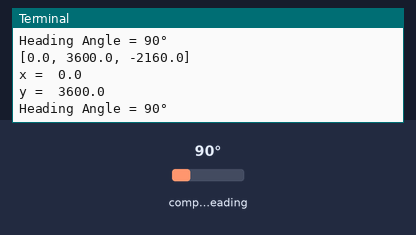
This program was run on a simulated Raspberry Pi (BCM pin numbers). Parts: the last lines printed to the terminal. The inputs (shaded band) are chosen by the test bench; at power-on: compass heading 90°. The clock reads 2024-03-15 10:24:30 at power-on unless the program sets it; library files of the repository ran but are not shown: 1 file(s).

Above: at 1.2 s.
1.3 s: compass heading set to 7°
At 2.6 s:
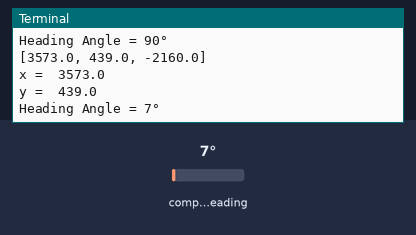
2.8 s: compass heading set to 180°
At 3.9 s:
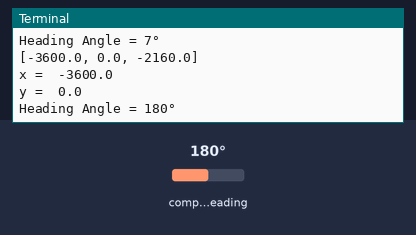
Timing chart, 0 to 5.8 s (numbered marks = the images above; inputs shaded):
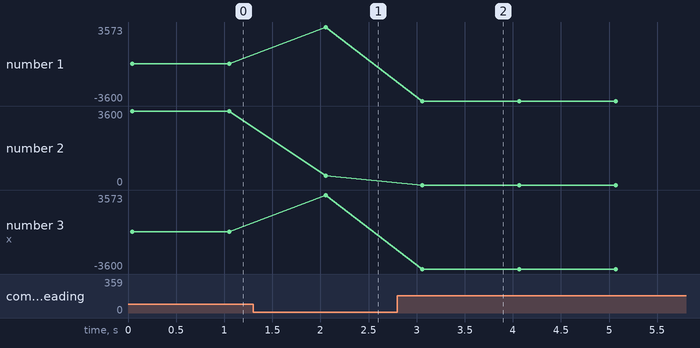

The program:

example.py
```python
import py_qmc5883l
import time
import math

pi = math.pi

sensor = py_qmc5883l.QMC5883L()
while True:
    # sensor.declination = -0.119
    m = sensor.get_magnet()
    print(m)
    x = m[0]
    y = m[1]
    z = m[2]
    print("x = ", x)
    print("y = ", y)
    heading = math.atan2(y, x)
    if heading > 2*pi:
        heading = heading - 2*pi
    if heading < 0:
        heading = heading + 2*pi

    heading_angle = math.degrees(heading)
    print ("Heading Angle = %d°" %heading_angle)
    time.sleep(1)
```

Measured:
- after the input at 1.3 s, the terminal: prints a new line after 0.76 s (image 1)
- after the input at 2.8 s, the terminal: prints a new line after 0.26 s (image 2)
- plotted number 1: 0 → 3573 after the input at 1.3 s, 3573 → -3600 after the input at 2.8 s
- plotted number 2: 3600 → 439 after the input at 1.3 s
- plotted number 3: 0 → 3573 after the input at 1.3 s, 3573 → -3600 after the input at 2.8 s
